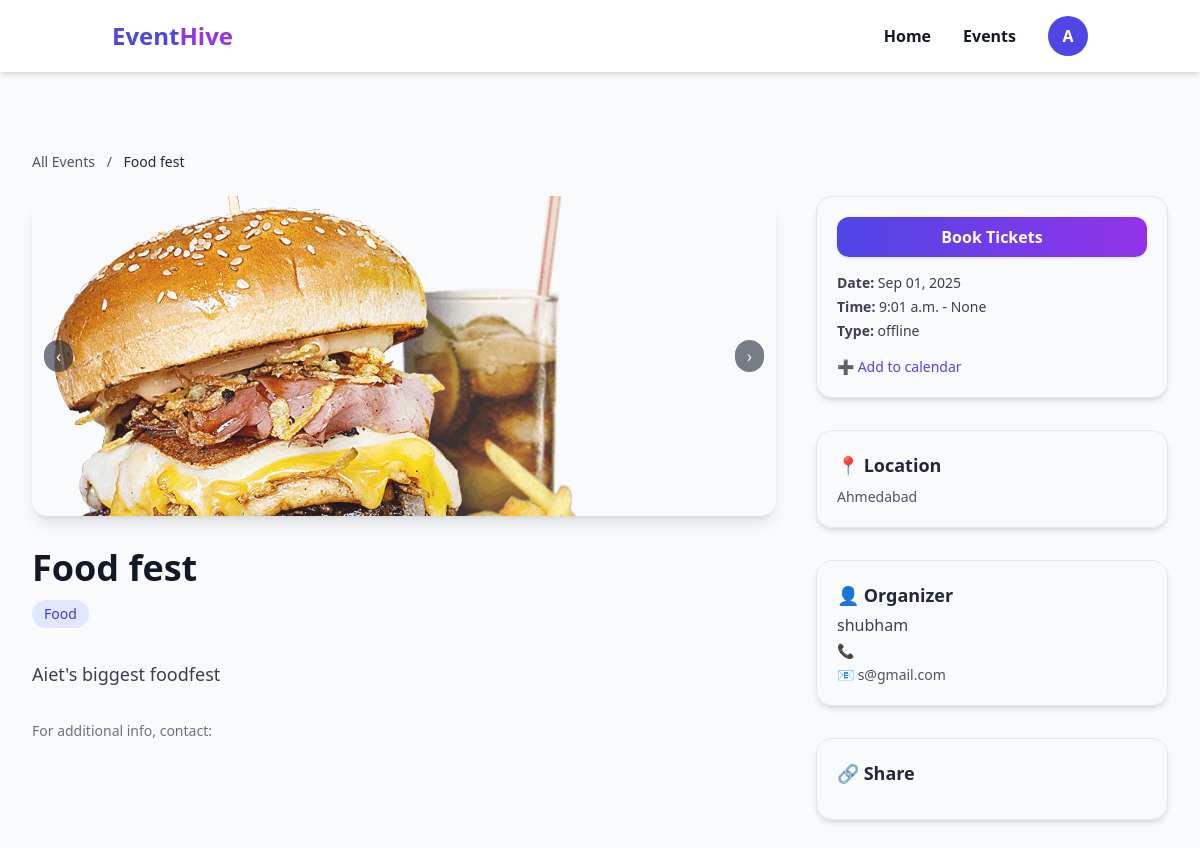
Page /event/4/ (signed in) on the committed database.
### EventHive_app/models.py (models this page shows, shortened)
class CustomUser(AbstractUser):
    phone = models.CharField(max_length=15, unique=True, null=True, blank=True)
    otp = models.CharField(max_length=6, null=True, blank=True)
    is_verified = models.BooleanField(default=False)
    is_organizer = models.BooleanField(default=False)
    is_attendee = models.BooleanField(default=False)
    image = models.ImageField(upload_to="profile_images/", null=True, blank=True)

class Event(models.Model):
    EVENT_TYPE_CHOICES = [
        ("free", "Free"),
        ("paid", "Paid"),
    ]
    STATUS_CHOICES = [
        ("draft", "Draft"),
        ("published", "Published"),
        ("archived", "Archived"),
    ]
    title = models.CharField(max_length=200)
    description = models.TextField()
    category = models.ForeignKey(Category, on_delete=models.SET_NULL, null=True, blank=True)
    banner_image = models.ImageField(upload_to="events/banners/", blank=True, null=True)
    start_date = models.DateField()
    end_date = models.DateField()
    start_time = models.TimeField(null=True, blank=True)
    end_time = models.TimeField(null=True, blank=True)
    location = models.CharField(max_length=200)
    event_type = models.CharField(max_length=10, choices=EVENT_TYPE_CHOICES, default="free")
    status = models.CharField(max_length=20, choices=STATUS_CHOICES, default="draft")
    organizer_name = models.CharField(max_length=100)
    organizer_email = models.EmailField()
    organizer_phone = models.CharField(max_length=15)
    created_at = models.DateTimeField(auto_now_add=True)
    class Meta:
        ordering = ["-created_at"]  # ✅ latest event first

class Category(models.Model):
    name = models.CharField(max_length=100, unique=True)
    icon = models.CharField(
        max_length=50, blank=True, null=True,
        help_text="Bootstrap icon class (e.g. bi-music-note)")

### EventHive_app/views.py (the view)
# urls.py: path("event/<int:event_id>/", views.event_detail, name="event_detail"),
@login_required(login_url="login")
def event_detail(request, event_id):
    event = get_object_or_404(Event, id=event_id)
    tickets = Ticket.objects.filter(event=event)
    registered = Booking.objects.filter(event=event, user=request.user).exists()
    return render(request, "event_detail.html", {
        "event": event,
        "tickets": tickets,
        "registered": registered,
        "user_data": request.session.get('user_data', {})
    })

### templates/event_detail.html (shortened to what this page needs)
{% extends "base.html" %}
{% load static %}
{% block content %}
<div class="max-w-7xl mx-auto px-4 sm:px-6 lg:px-8 py-10">
    <nav class="text-sm mb-6 text-gray-600">
        <a href="{% url 'attendee_home' %}" class="hover:text-indigo-600">All Events</a>
        <span class="mx-2">/</span>
        <span class="text-gray-800 font-medium">{{ event.title }}</span>
    </nav>
    <div class="grid grid-cols-1 md:grid-cols-3 gap-10">
        <div class="md:col-span-2 space-y-8">
            <div class="relative w-full overflow-hidden rounded-2xl shadow-lg">
                <div class="flex transition-transform duration-500 ease-in-out" id="carousel">
                    {% if event.banner_image %}
                        <img src="{{ event.banner_image.url }}" alt="Banner Image" class="w-full object-cover h-80">
                    {% endif %}
                </div>
                <button onclick="prevSlide()" class="absolute left-3 top-1/2 -translate-y-1/2 bg-gray-800 bg-opacity-60 text-white px-3 py-1 rounded-full">‹</button>
                <button onclick="nextSlide()" class="absolute right-3 top-1/2 -translate-y-1/2 bg-gray-800 bg-opacity-60 text-white px-3 py-1 rounded-full">›</button>
            </div>
            <div>
                <h1 class="text-4xl font-bold text-gray-900">{{ event.title }}</h1>
                <span class="inline-block mt-3 bg-indigo-100 text-indigo-700 text-sm font-medium px-3 py-1 rounded-full">
                    {{ event.category.name }}
                </span>
            </div>
            <p class="text-gray-700 text-lg leading-relaxed">
                {{ event.description }}
            </p>
            <p class="text-sm text-gray-500">
                For additional info, contact:
            </p>
        </div>
        <div class="space-y-8">
            <div class="border rounded-2xl shadow-md p-5 space-y-4">
                {% if user.is_authenticated %}
                    <a href="{% url 'book_tickets' event.id %}"
                       class="block w-full text-center bg-gradient-to-r from-indigo-600 to-purple-600
                              text-white py-2 rounded-xl font-semibold shadow hover:scale-105 transition">
                        Book Tickets
                    </a>
                {% else %}
                    <a href="{% url 'login' %}"
                       class="block w-full text-center bg-gradient-to-r from-indigo-600 to-purple-600
                              text-white py-2 rounded-xl font-semibold shadow hover:scale-105 transition">
                        Login to Register
                    </a>
                {% endif %}
                <div class="text-gray-700 space-y-1 text-sm">
                    <p><strong>Date:</strong> {{ event.start_date|date:"M d, Y" }}</p>
                    <p><strong>Time:</strong> {{ event.start_time }} - {{ event.end_time }}</p>
                    <p><strong>Type:</strong> {{ event.get_event_type_display }}</p>
                </div>
                <a href="#" class="block text-indigo-600 text-sm hover:underline">➕ Add to calendar</a>
            </div>
            <div class="border rounded-2xl shadow-md p-5">
                <h3 class="text-lg font-semibold text-gray-800 mb-2">📍 Location</h3>
                <p class="text-gray-600 text-sm">{{ event.location }}</p>
            </div>
            <div class="border rounded-2xl shadow-md p-5 space-y-1">
                <h3 class="text-lg font-semibold text-gray-800">👤 Organizer</h3>
                <p class="text-gray-700">{{ event.organizer_name }}</p>
                <p class="text-gray-600 text-sm">📞 {{ event.organizer_phone }}</p>
                <p class="text-gray-600 text-sm">📧 {{ event.organizer_email }}</p>
            </div>
            <div class="border rounded-2xl shadow-md p-5">
                <h3 class="text-lg font-semibold text-gray-800 mb-3">🔗 Share</h3>
            </div>
        </div>
    </div>
</div>
{% endblock %}

### templates/base.html (shortened to what this page needs)
<!DOCTYPE html>
<html lang="en">
<head>
    <script src="https://cdn.tailwindcss.com"></script>
</head>
<body class="bg-gray-50 text-gray-900">
    <nav class="bg-white shadow-md sticky top-0 z-50">
        <div class="container mx-auto px-6 py-4 flex items-center justify-between">
            <a href="{% url 'home' %}" class="text-2xl font-extrabold text-indigo-600">
                Event<span class="text-purple-600">Hive</span>
            </a>
            <div class="hidden md:flex items-center space-x-8 font-semibold">
                {% if user.is_authenticated %}
                {% if user.is_organizer %}
                <a href="{% url 'organizer_home' %}" class="hover:text-indigo-600 transition">Home</a>
                {% else %}
                <a href="{% url 'home' %}" class="hover:text-indigo-600 transition">Home</a>
                {% endif %}
                {% else %}
                <a href="{% url 'home' %}" class="hover:text-indigo-600 transition">Home</a>
                {% endif %}
                <a href="{% url 'attendee_home' %}" class="hover:text-indigo-600 transition">Events</a>
                {% if user.is_authenticated %}
                <div class="relative group">
                    <button
                        class="w-10 h-10 rounded-full bg-indigo-600 text-white flex items-center justify-center font-bold focus:outline-none">
                        {{ user.username|first|upper }}
                    </button>
                </div>
                {% else %}
                <a href="{% url 'login' %}" class="hover:text-indigo-600 transition">Login</a>
                <a href="{% url 'register' %}"
                    class="bg-indigo-600 text-white px-4 py-2 rounded-lg hover:bg-indigo-700 transition shadow-md">
                    Sign Up
                </a>
                {% endif %}
            </div>
        </div>
    </nav>
    <main class="py-10">
        {% block content %}{% endblock %}
    </main>
</body>
</html>

### rows in the picture
CustomUser: username|first "A"
Event: title "Food fest", banner_image (picture), category.name "Food", description "Aiet's biggest foodfest", start_date "Sep 01, 2025", start_time "9:01 a.m.", end_time "None", event_type "offline", location "Ahmedabad", organizer_name "shubham", organizer_email "s@gmail.com"
